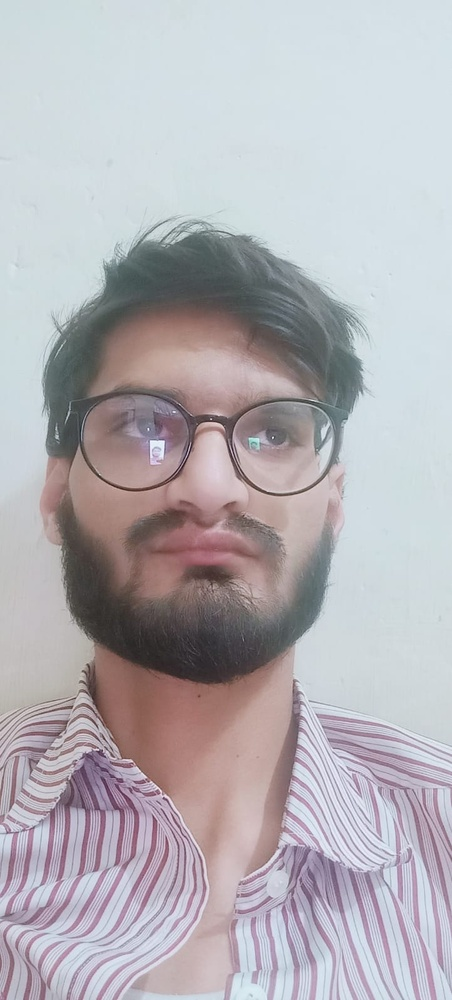
#> input picture dataset/3249/08fa8c2d-2559-4b87-9312-c130007e9142.jpg, 452 x 1000 px, shrunk from 722 x 1599 before the run; its folder holds only this picture in this run
$ python preprocessing.py
#> lines starting #> are read from the running program, lines starting #| are printed output that depends on the picture
import os
import cv2
import numpy as np

# Define the path to the dataset folder
dataset_path = "dataset/"

# Loop over each subdirectory in the dataset folder
for subdir in os.listdir(dataset_path):
    subdir_path = os.path.join(dataset_path, subdir)

    # Loop over each image file in the subdirectory
    for filename in os.listdir(subdir_path):
        file_path = os.path.join(subdir_path, filename)

        # Check if file is an image file
        if file_path.endswith(('.jpg', '.jpeg', '.png', '.bmp')):

            # Read the image file
            image = cv2.imread(file_path)
#> image is the input picture: shape (1000, 452, 3); mean B, G, R 181.8, 176.7, 180.1

            # Remove the background using GrabCut algorithm
            mask = np.zeros(image.shape[:2], np.uint8)
            bgdModel = np.zeros((1, 65), np.float64)
            fgdModel = np.zeros((1, 65), np.float64)
            (x, y, w, h) = cv2.boundingRect(cv2.findNonZero(cv2.Canny(image, 100, 200)))
#> x = 0; y = 215; w = 452; h = 785
            cv2.grabCut(image, mask, (x, y, w, h), bgdModel, fgdModel, 5, cv2.GC_INIT_WITH_RECT)
            mask2 = np.where((mask == 2) | (mask == 0), 0, 1).astype('uint8')
            image = image * mask2[:, :, np.newaxis]

            # Remove noise using bilateral filter
            image = cv2.bilateralFilter(image, 9, 75, 75)

            # Convert to grayscale
            gray = cv2.cvtColor(image, cv2.COLOR_BGR2GRAY)
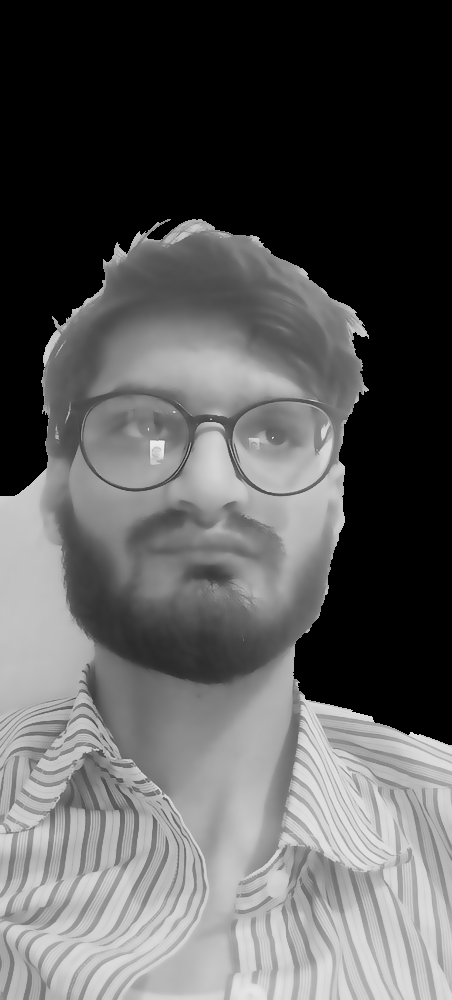
#> gray: shape (1000, 452); min 0, max 237, mean 90.6

            # Adjust brightness
            hsv = cv2.cvtColor(image, cv2.COLOR_BGR2HSV)
#> hsv: shape (1000, 452, 3); mean H, S, V 52.5, 20.1, 98.4
            h, s, v = cv2.split(hsv)
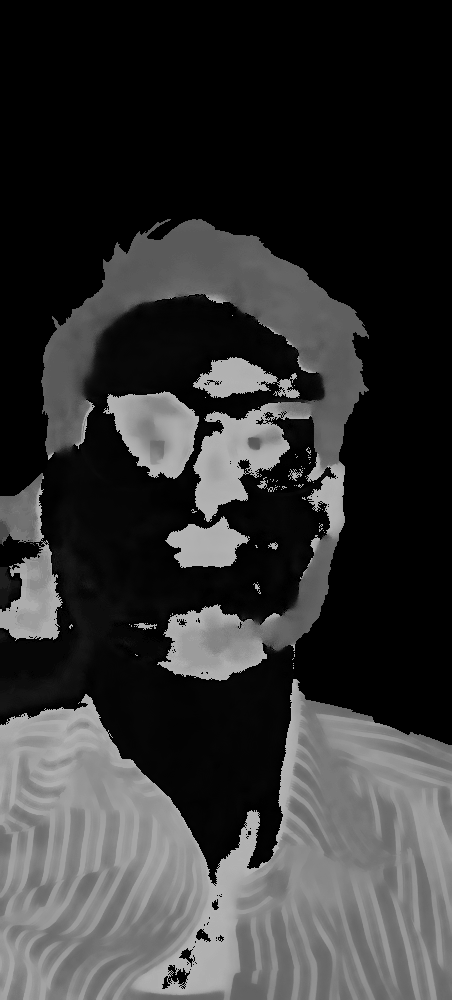
#> h: shape (1000, 452); min 0, max 179, mean 52.5
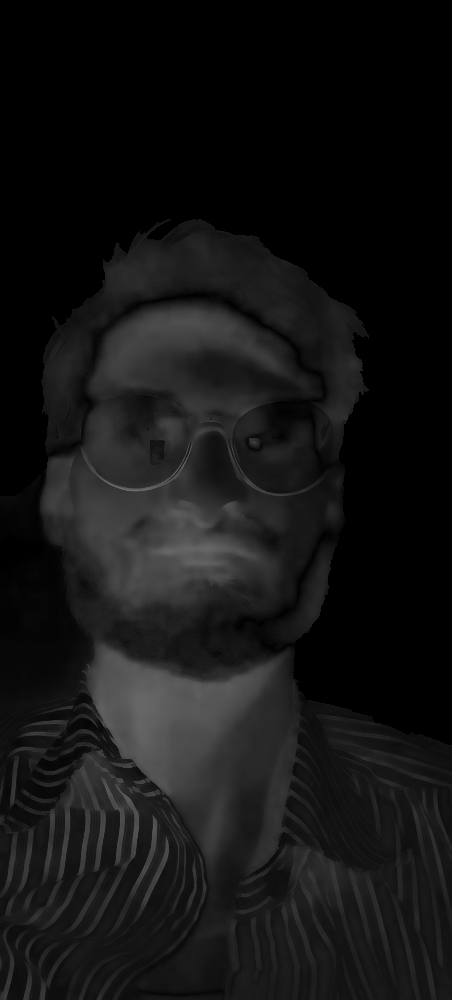
#> s: shape (1000, 452); min 0, max 114, mean 20.1
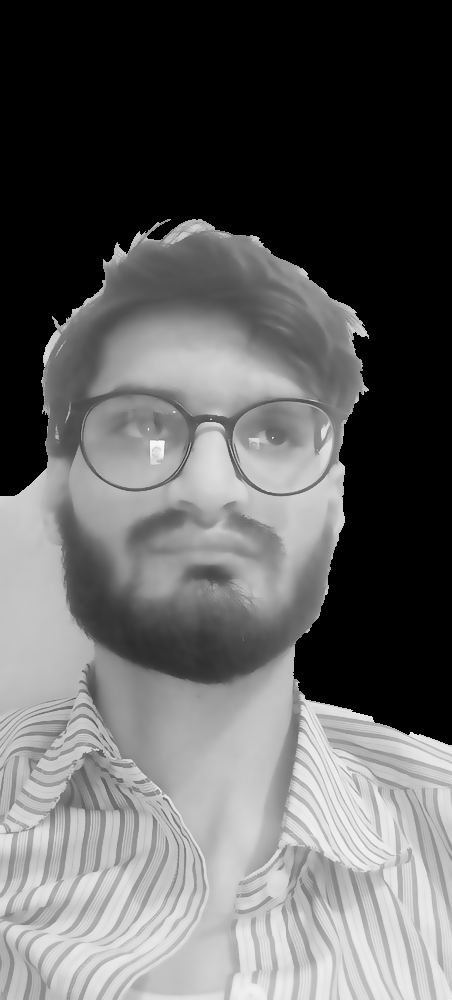
#> v: shape (1000, 452); min 0, max 250, mean 98.4
            v = cv2.equalizeHist(v)
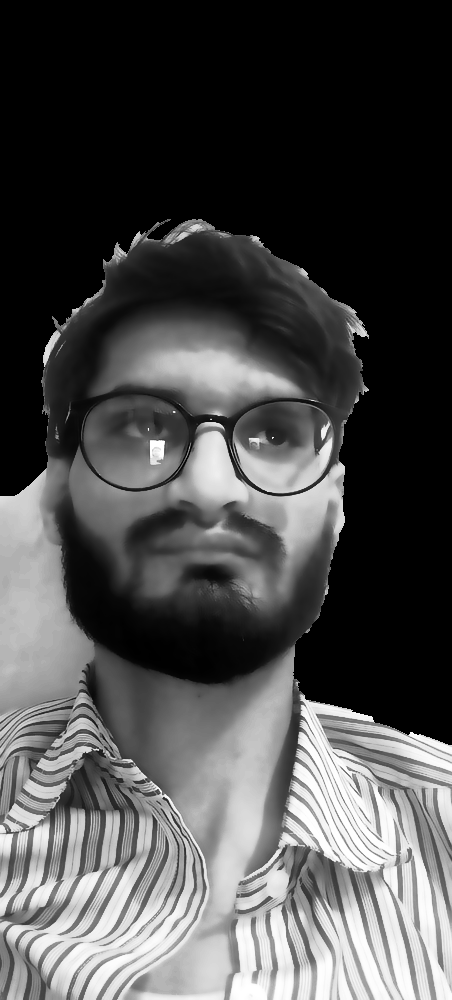
#> v: shape (1000, 452); min 0, max 255, mean 76.8
            hsv = cv2.merge((h, s, v))
#> hsv: shape (1000, 452, 3); mean H, S, V 52.5, 20.1, 76.8
            image = cv2.cvtColor(hsv, cv2.COLOR_HSV2BGR)
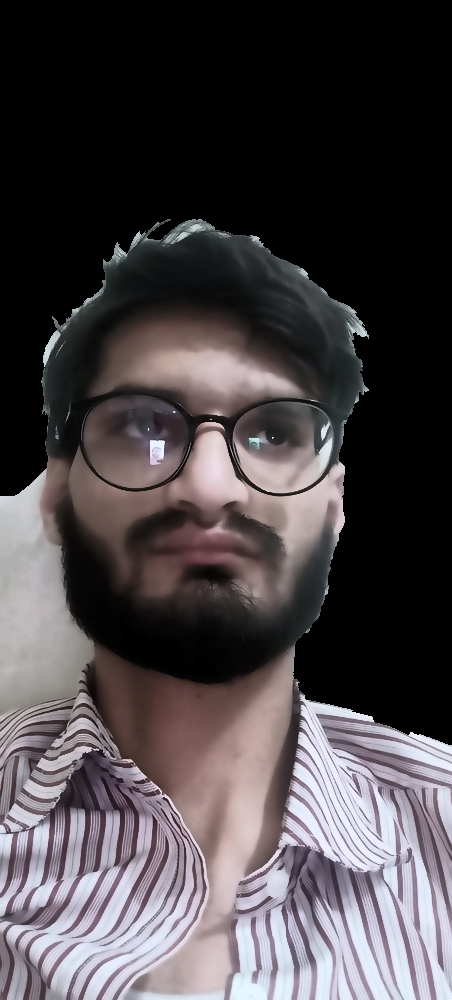
#> image: shape (1000, 452, 3); mean B, G, R 71.8, 68.8, 74.3

            # Increase sharpness
            sharpen_kernel = np.array([[-1,-1,-1], [-1,9,-1], [-1,-1,-1]])
            image = cv2.filter2D(image, -1, sharpen_kernel)
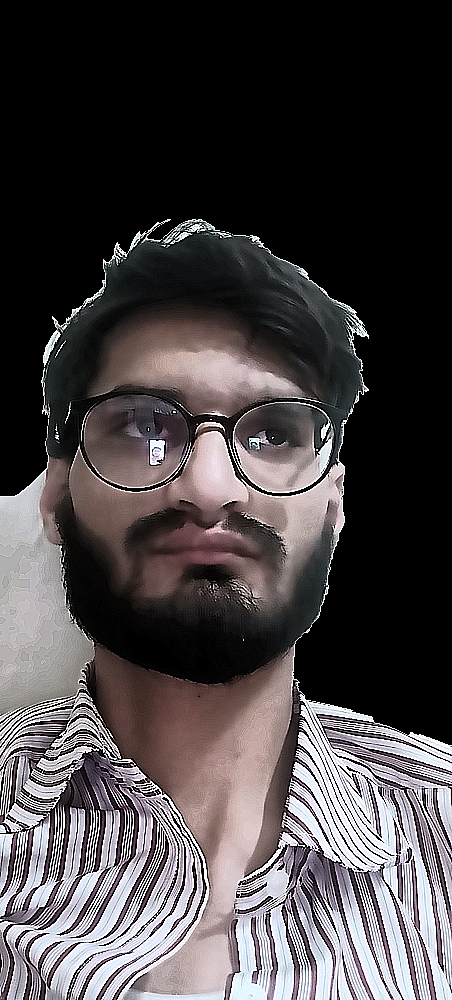
#> image: shape (1000, 452, 3); mean B, G, R 70, 68.4, 73.1

            # Save the processed image
            cv2.imwrite(file_path, gray)
#> pass 2 of the loop `for subdir in os.listdir(dataset_path):`:
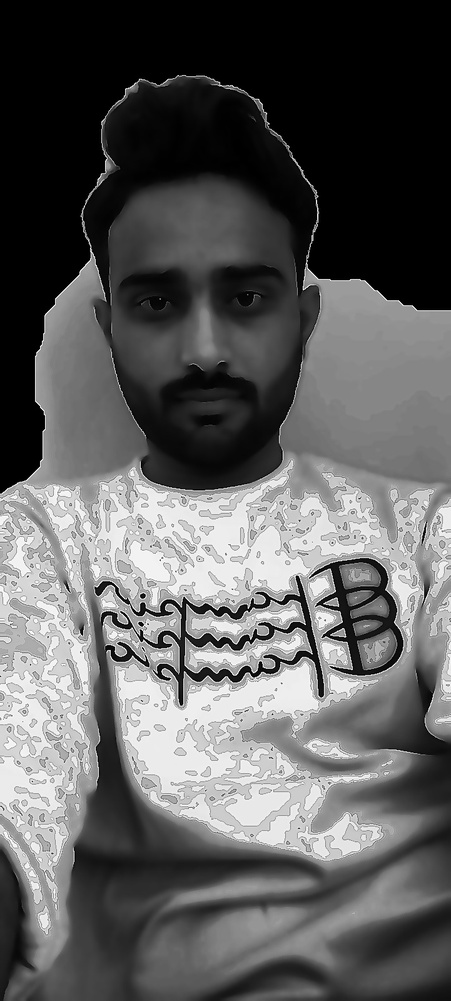
#> input picture dataset/3444/1.jpg, 451 x 1001 px, shrunk from 721 x 1600 before the run
#> image is the input picture: shape (1001, 451, 3); min 0, max 255, mean 92.7
#> `(x, y, w, h) = cv2.boundingRect(cv2.findNonZero(cv2.Canny(image, 100, ..`: y = 74; w = 451; h = 927
#> gray: shape (1001, 451)
#> `image = cv2.filter2D(image, -1, sharpen_kernel)`:
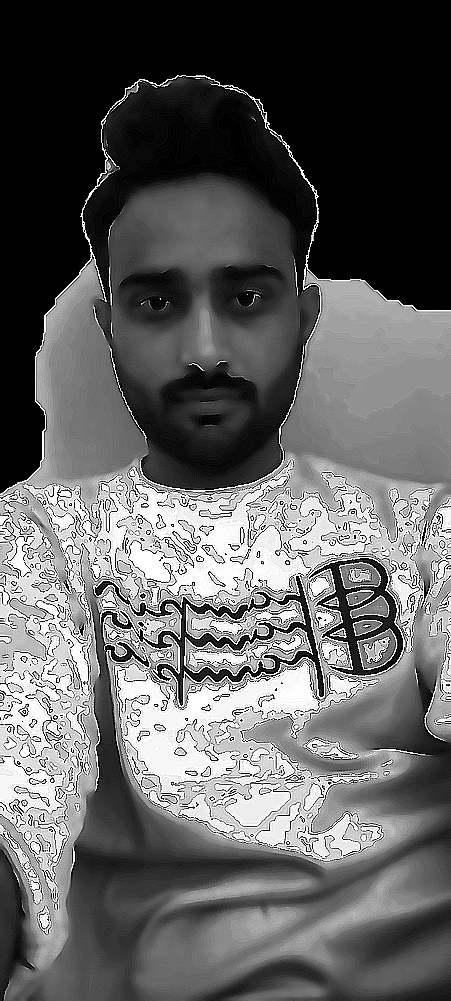
#> image: shape (1001, 451, 3); min 0, max 255, mean 96.6

def preprocess_image(img_path):
    img = cv2.imread(img_path)
    gray = cv2.cvtColor(img, cv2.COLOR_BGR2GRAY)
    gray = cv2.equalizeHist(gray)
    return gray
